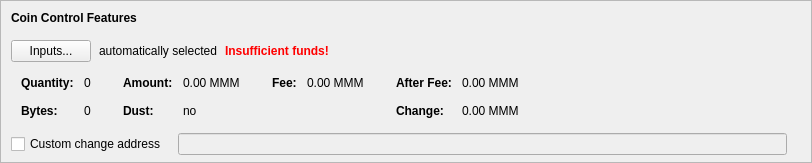
            <widget class="QFrame" name="frameCoinControl">
              <property name="sizePolicy">
                <sizepolicy hsizetype="Expanding" vsizetype="Fixed">
                  <horstretch>0</horstretch>
                  <verstretch>0</verstretch>
                </sizepolicy>
              </property>
              <property name="maximumSize">
                <size>
                  <width>16777215</width>
                  <height>16777215</height>
                </size>
              </property>
              <property name="frameShape">
                <enum>QFrame::StyledPanel</enum>
              </property>
              <property name="frameShadow">
                <enum>QFrame::Sunken</enum>
              </property>
              <layout class="QVBoxLayout" name="verticalLayoutCoinControl2">
                <property name="spacing">
                  <number>0</number>
                </property>
                <property name="leftMargin">
                  <number>0</number>
                </property>
                <property name="topMargin">
                  <number>0</number>
                </property>
                <property name="rightMargin">
                  <number>0</number>
                </property>
                <property name="bottomMargin">
                  <number>6</number>
                </property>
                <item>
                  <layout class="QVBoxLayout" name="verticalLayoutCoinControl" stretch="0,0,0,0,0">
                    <property name="spacing">
                      <number>0</number>
                    </property>
                    <property name="leftMargin">
                      <number>10</number>
                    </property>
                    <property name="topMargin">
                      <number>10</number>
                    </property>
                    <item>
                      <layout class="QHBoxLayout" name="horizontalLayoutCoinControl1">
                        <property name="bottomMargin">
                          <number>15</number>
                        </property>
                        <item>
                          <widget class="QLabel" name="labelCoinControlFeatures">
                            <property name="sizePolicy">
                              <sizepolicy hsizetype="Preferred" vsizetype="Maximum">
                                <horstretch>0</horstretch>
                                <verstretch>0</verstretch>
                              </sizepolicy>
                            </property>
                            <property name="font">
                              <font>
                                <weight>75</weight>
                                <bold>true</bold>
                              </font>
                            </property>
                            <property name="styleSheet">
                              <string notr="true">font-weight:bold;</string>
                            </property>
                            <property name="text">
                              <string>Coin Control Features</string>
                            </property>
                          </widget>
                        </item>
                      </layout>
                    </item>
                    <item>
                      <layout class="QHBoxLayout" name="horizontalLayoutCoinControl2" stretch="0,0,0,0">
                        <property name="spacing">
                          <number>8</number>
                        </property>
                        <property name="bottomMargin">
                          <number>10</number>
                        </property>
                        <item>
                          <widget class="QPushButton" name="pushButtonCoinControl">
                            <property name="styleSheet">
                              <string notr="true"/>
                            </property>
                            <property name="text">
                              <string>Inputs...</string>
                            </property>
                            <property name="autoDefault">
                              <bool>false</bool>
                            </property>
                          </widget>
                        </item>
                        <item>
                          <widget class="QLabel" name="labelCoinControlAutomaticallySelected">
                            <property name="text">
                              <string>automatically selected</string>
                            </property>
                            <property name="margin">
                              <number>5</number>
                            </property>
                          </widget>
                        </item>
                        <item>
                          <widget class="QLabel" name="labelCoinControlInsuffFunds">
                            <property name="font">
                              <font>
                                <weight>75</weight>
                                <bold>true</bold>
                              </font>
                            </property>
                            <property name="styleSheet">
                              <string notr="true">color:red;font-weight:bold;</string>
                            </property>
                            <property name="text">
                              <string>Insufficient funds!</string>
                            </property>
                            <property name="margin">
                              <number>5</number>
                            </property>
                          </widget>
                        </item>
                        <item>
                          <spacer name="horizontalSpacerCoinControl">
                            <property name="orientation">
                              <enum>Qt::Horizontal</enum>
                            </property>
                            <property name="sizeHint" stdset="0">
                              <size>
                                <width>40</width>
                                <height>1</height>
                              </size>
                            </property>
                          </spacer>
                        </item>
                      </layout>
                    </item>
                    <item>
                      <widget class="QWidget" name="widgetCoinControl" native="true">
                        <property name="sizePolicy">
                          <sizepolicy hsizetype="Preferred" vsizetype="Preferred">
                            <horstretch>0</horstretch>
                            <verstretch>0</verstretch>
                          </sizepolicy>
                        </property>
                        <property name="minimumSize">
                          <size>
                            <width>0</width>
                            <height>0</height>
                          </size>
                        </property>
                        <property name="styleSheet">
                          <string notr="true"/>
                        </property>
                        <layout class="QHBoxLayout" name="horizontalLayoutCoinControl5">
                          <property name="leftMargin">
                            <number>0</number>
                          </property>
                          <property name="topMargin">
                            <number>0</number>
                          </property>
                          <property name="rightMargin">
                            <number>0</number>
                          </property>
                          <property name="bottomMargin">
                            <number>0</number>
                          </property>
                          <item>
                            <layout class="QHBoxLayout" name="horizontalLayoutCoinControl3" stretch="0,0,0,1">
                              <property name="spacing">
                                <number>20</number>
                              </property>
                              <property name="topMargin">
                                <number>0</number>
                              </property>
                              <property name="bottomMargin">
                                <number>10</number>
                              </property>
                              <item>
                                <layout class="QFormLayout" name="formLayoutCoinControl1">
                                  <property name="horizontalSpacing">
                                    <number>10</number>
                                  </property>
                                  <property name="verticalSpacing">
                                    <number>14</number>
                                  </property>
                                  <property name="leftMargin">
                                    <number>10</number>
                                  </property>
                                  <property name="topMargin">
                                    <number>4</number>
                                  </property>
                                  <property name="rightMargin">
                                    <number>6</number>
                                  </property>
                                  <item row="0" column="0">
                                    <widget class="QLabel" name="labelCoinControlQuantityText">
                                      <property name="font">
                                        <font>
                                          <weight>75</weight>
                                          <bold>true</bold>
                                        </font>
                                      </property>
                                      <property name="text">
                                        <string>Quantity:</string>
                                      </property>
                                      <property name="margin">
                                        <number>0</number>
                                      </property>
                                    </widget>
                                  </item>
                                  <item row="0" column="1">
                                    <widget class="QLabel" name="labelCoinControlQuantity">
                                      <property name="cursor">
                                        <cursorShape>IBeamCursor</cursorShape>
                                      </property>
                                      <property name="contextMenuPolicy">
                                        <enum>Qt::ActionsContextMenu</enum>
                                      </property>
                                      <property name="text">
                                        <string notr="true">0</string>
                                      </property>
                                      <property name="margin">
                                        <number>0</number>
                                      </property>
                                      <property name="textInteractionFlags">
                                        <set>Qt::LinksAccessibleByMouse|Qt::TextSelectableByKeyboard|Qt::TextSelectableByMouse</set>
                                      </property>
                                    </widget>
                                  </item>
                                  <item row="1" column="0">
                                    <widget class="QLabel" name="labelCoinControlBytesText">
                                      <property name="font">
                                        <font>
                                          <weight>75</weight>
                                          <bold>true</bold>
                                        </font>
                                      </property>
                                      <property name="text">
                                        <string>Bytes:</string>
                                      </property>
                                    </widget>
                                  </item>
                                  <item row="1" column="1">
                                    <widget class="QLabel" name="labelCoinControlBytes">
                                      <property name="cursor">
                                        <cursorShape>IBeamCursor</cursorShape>
                                      </property>
                                      <property name="contextMenuPolicy">
                                        <enum>Qt::ActionsContextMenu</enum>
                                      </property>
                                      <property name="text">
                                        <string notr="true">0</string>
                                      </property>
                                      <property name="textInteractionFlags">
                                        <set>Qt::LinksAccessibleByMouse|Qt::TextSelectableByKeyboard|Qt::TextSelectableByMouse</set>
                                      </property>
                                    </widget>
                                  </item>
                                </layout>
                              </item>
                              <item>
                                <layout class="QFormLayout" name="formLayoutCoinControl2">
                                  <property name="horizontalSpacing">
                                    <number>10</number>
                                  </property>
                                  <property name="verticalSpacing">
                                    <number>14</number>
                                  </property>
                                  <property name="leftMargin">
                                    <number>6</number>
                                  </property>
                                  <property name="topMargin">
                                    <number>4</number>
                                  </property>
                                  <property name="rightMargin">
                                    <number>6</number>
                                  </property>
                                  <item row="0" column="0">
                                    <widget class="QLabel" name="labelCoinControlAmountText">
                                      <property name="font">
                                        <font>
                                          <weight>75</weight>
                                          <bold>true</bold>
                                        </font>
                                      </property>
                                      <property name="text">
                                        <string>Amount:</string>
                                      </property>
                                      <property name="margin">
                                        <number>0</number>
                                      </property>
                                    </widget>
                                  </item>
                                  <item row="0" column="1">
                                    <widget class="QLabel" name="labelCoinControlAmount">
                                      <property name="cursor">
                                        <cursorShape>IBeamCursor</cursorShape>
                                      </property>
                                      <property name="contextMenuPolicy">
                                        <enum>Qt::ActionsContextMenu</enum>
                                      </property>
                                      <property name="text">
                                        <string notr="true">0.00 MMM</string>
                                      </property>
                                      <property name="textInteractionFlags">
                                        <set>Qt::LinksAccessibleByMouse|Qt::TextSelectableByKeyboard|Qt::TextSelectableByMouse</set>
                                      </property>
                                    </widget>
                                  </item>
                                  <item row="1" column="0">
                                    <widget class="QLabel" name="labelCoinControlLowOutputText">
                                      <property name="font">
                                        <font>
                                          <weight>75</weight>
                                          <bold>true</bold>
                                        </font>
                                      </property>
                                      <property name="text">
                                        <string>Dust:</string>
                                      </property>
                                    </widget>
                                  </item>
                                  <item row="1" column="1">
                                    <widget class="QLabel" name="labelCoinControlLowOutput">
                                      <property name="cursor">
                                        <cursorShape>IBeamCursor</cursorShape>
                                      </property>
                                      <property name="contextMenuPolicy">
                                        <enum>Qt::ActionsContextMenu</enum>
                                      </property>
                                      <property name="text">
                                        <string notr="true">no</string>
                                      </property>
                                      <property name="textInteractionFlags">
                                        <set>Qt::LinksAccessibleByMouse|Qt::TextSelectableByKeyboard|Qt::TextSelectableByMouse</set>
                                      </property>
                                    </widget>
                                  </item>
                                </layout>
                              </item>
                              <item>
                                <layout class="QFormLayout" name="formLayoutCoinControl3">
                                  <property name="horizontalSpacing">
                                    <number>10</number>
                                  </property>
                                  <property name="verticalSpacing">
                                    <number>14</number>
                                  </property>
                                  <property name="leftMargin">
                                    <number>6</number>
                                  </property>
                                  <property name="topMargin">
                                    <number>4</number>
                                  </property>
                                  <property name="rightMargin">
                                    <number>6</number>
                                  </property>
                                  <item row="0" column="0">
                                    <widget class="QLabel" name="labelCoinControlFeeText">
                                      <property name="font">
                                        <font>
                                          <weight>75</weight>
                                          <bold>true</bold>
                                        </font>
                                      </property>
                                      <property name="text">
                                        <string>Fee:</string>
                                      </property>
                                      <property name="margin">
                                        <number>0</number>
                                      </property>
                                    </widget>
                                  </item>
                                  <item row="0" column="1">
                                    <widget class="QLabel" name="labelCoinControlFee">
                                      <property name="cursor">
                                        <cursorShape>IBeamCursor</cursorShape>
                                      </property>
                                      <property name="contextMenuPolicy">
                                        <enum>Qt::ActionsContextMenu</enum>
                                      </property>
                                      <property name="text">
                                        <string notr="true">0.00 MMM</string>
                                      </property>
                                      <property name="textInteractionFlags">
                                        <set>Qt::LinksAccessibleByMouse|Qt::TextSelectableByKeyboard|Qt::TextSelectableByMouse</set>
                                      </property>
                                    </widget>
                                  </item>
                                </layout>
                              </item>
                              <item>
                                <layout class="QFormLayout" name="formLayoutCoinControl4">
                                  <property name="horizontalSpacing">
                                    <number>10</number>
                                  </property>
                                  <property name="verticalSpacing">
                                    <number>14</number>
                                  </property>
                                  <property name="leftMargin">
                                    <number>6</number>
                                  </property>
                                  <property name="topMargin">
                                    <number>4</number>
                                  </property>
                                  <property name="rightMargin">
                                    <number>6</number>
                                  </property>
                                  <item row="0" column="0">
                                    <widget class="QLabel" name="labelCoinControlAfterFeeText">
                                      <property name="font">
                                        <font>
                                          <weight>75</weight>
                                          <bold>true</bold>
                                        </font>
                                      </property>
                                      <property name="text">
                                        <string>After Fee:</string>
                                      </property>
                                      <property name="margin">
                                        <number>0</number>
                                      </property>
                                    </widget>
                                  </item>
                                  <item row="0" column="1">
                                    <widget class="QLabel" name="labelCoinControlAfterFee">
                                      <property name="cursor">
                                        <cursorShape>IBeamCursor</cursorShape>
                                      </property>
                                      <property name="contextMenuPolicy">
                                        <enum>Qt::ActionsContextMenu</enum>
                                      </property>
                                      <property name="text">
                                        <string notr="true">0.00 MMM</string>
                                      </property>
                                      <property name="textInteractionFlags">
                                        <set>Qt::LinksAccessibleByMouse|Qt::TextSelectableByKeyboard|Qt::TextSelectableByMouse</set>
                                      </property>
                                    </widget>
                                  </item>
                                  <item row="1" column="0">
                                    <widget class="QLabel" name="labelCoinControlChangeText">
                                      <property name="font">
                                        <font>
                                          <weight>75</weight>
                                          <bold>true</bold>
                                        </font>
                                      </property>
                                      <property name="text">
                                        <string>Change:</string>
                                      </property>
                                    </widget>
                                  </item>
                                  <item row="1" column="1">
                                    <widget class="QLabel" name="labelCoinControlChange">
                                      <property name="cursor">
                                        <cursorShape>IBeamCursor</cursorShape>
                                      </property>
                                      <property name="contextMenuPolicy">
                                        <enum>Qt::ActionsContextMenu</enum>
                                      </property>
                                      <property name="text">
                                        <string notr="true">0.00 MMM</string>
                                      </property>
                                      <property name="textInteractionFlags">
                                        <set>Qt::LinksAccessibleByMouse|Qt::TextSelectableByKeyboard|Qt::TextSelectableByMouse</set>
                                      </property>
                                    </widget>
                                  </item>
                                </layout>
                              </item>
                            </layout>
                          </item>
                        </layout>
                      </widget>
                    </item>
                    <item>
                      <layout class="QHBoxLayout" name="horizontalLayoutCoinControl4" stretch="0,0,0">
                        <property name="spacing">
                          <number>12</number>
                        </property>
                        <property name="sizeConstraint">
                          <enum>QLayout::SetDefaultConstraint</enum>
                        </property>
                        <property name="topMargin">
                          <number>5</number>
                        </property>
                        <property name="rightMargin">
                          <number>5</number>
                        </property>
                        <item>
                          <widget class="QCheckBox" name="checkBoxCoinControlChange">
                            <property name="toolTip">
                              <string>If this is activated, but the change address is empty or invalid, change will be sent to a newly generated address.</string>
                            </property>
                            <property name="text">
                              <string>Custom change address</string>
                            </property>
                          </widget>
                        </item>
                        <item>
                          <widget class="QValidatedLineEdit" name="lineEditCoinControlChange">
                            <property name="enabled">
                              <bool>false</bool>
                            </property>
                            <property name="sizePolicy">
                              <sizepolicy hsizetype="Expanding" vsizetype="Fixed">
                                <horstretch>0</horstretch>
                                <verstretch>0</verstretch>
                              </sizepolicy>
                            </property>
                          </widget>
                        </item>
                        <item>
                          <widget class="QLabel" name="labelCoinControlChangeLabel">
                            <property name="sizePolicy">
                              <sizepolicy hsizetype="Preferred" vsizetype="Expanding">
                                <horstretch>0</horstretch>
                                <verstretch>0</verstretch>
                              </sizepolicy>
                            </property>
                            <property name="minimumSize">
                              <size>
                                <width>0</width>
                                <height>0</height>
                              </size>
                            </property>
                            <property name="text">
                              <string/>
                            </property>
                            <property name="margin">
                              <number>3</number>
                            </property>
                          </widget>
                        </item>
                      </layout>
                    </item>
                    <item>
                      <spacer name="verticalSpacerCoinControl">
                        <property name="orientation">
                          <enum>Qt::Vertical</enum>
                        </property>
                        <property name="sizeHint" stdset="0">
                          <size>
                            <width>800</width>
                            <height>1</height>
                          </size>
                        </property>
                      </spacer>
                    </item>
                  </layout>
                </item>
              </layout>
            </widget>
